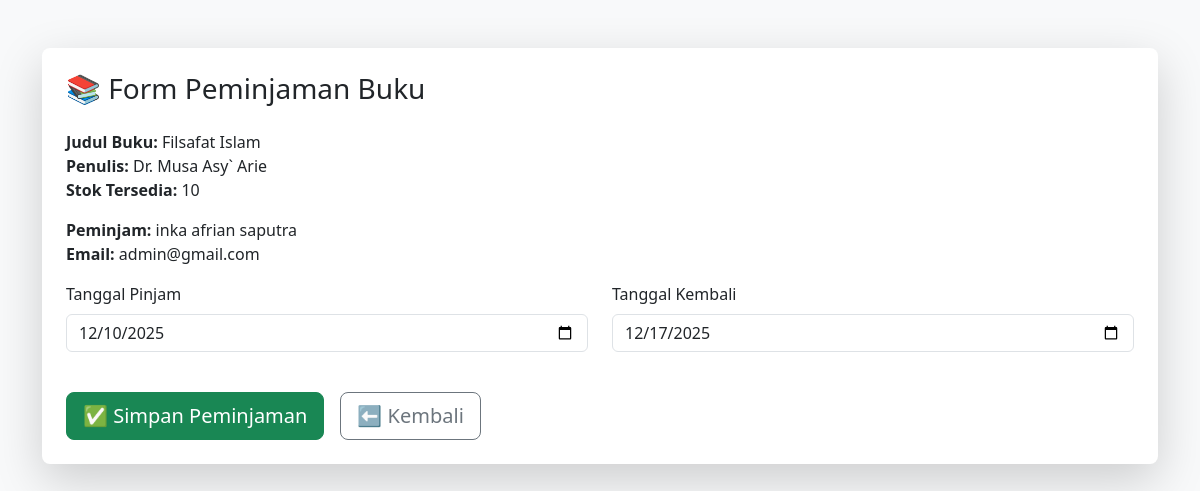
The page /frontend/pinjam.php?id=35 (signed in) on the database its author committed.
### tables this page shows
CREATE TABLE `buku` (
  `BukuID` int NOT NULL,
  `Judul` varchar(255) NOT NULL,
  `Penulis` varchar(255) DEFAULT NULL,
  `Penerbit` varchar(255) DEFAULT NULL,
  `tahun_terbit` int DEFAULT NULL,
  `cover` varchar(255) DEFAULT NULL,
  `deskripsi` text,
  `Stok` int NOT NULL DEFAULT '0' COMMENT 'Jumlah buku tersedia'
);

CREATE TABLE `user` (
  `UserID` int NOT NULL,
  `Username` varchar(255) NOT NULL,
  `Password` varchar(255) NOT NULL,
  `Email` varchar(255) NOT NULL,
  `NamaLengkap` varchar(255) DEFAULT NULL,
  `Alamat` text,
  `Role` enum('administrator','petugas','peminjam') NOT NULL
);

### frontend/pinjam.php (the view, shortened to what this page needs)
<?php
include '../config/connection.php';
$user_id = $_SESSION['user_id'];
$buku_id = $_GET['id'] ?? null;
$qUser = "SELECT * FROM user WHERE UserID = $user_id LIMIT 1";
$resUser = mysqli_query($connect, $qUser);
$user = mysqli_fetch_assoc($resUser);
$qBuku = "SELECT * FROM buku WHERE BukuID = $buku_id LIMIT 1";
$resBuku = mysqli_query($connect, $qBuku);
$buku = mysqli_fetch_assoc($resBuku);
$tglPinjamDefault = date("Y-m-d");
$tglKembaliDefault = date("Y-m-d", strtotime("+7 days"));
?>
<!DOCTYPE html>
<html lang="id">
<head>
    <link href="https://cdn.jsdelivr.net/npm/bootstrap@5.3.0/dist/css/bootstrap.min.css" rel="stylesheet">
</head>
<body class="bg-light">
<div class="container py-5">
    <div class="card shadow-lg border-0 rounded-3 p-4">
        <h3 class="mb-4">📚 Form Peminjaman Buku</h3>
<div class="mb-3">
    <strong>Judul Buku:</strong> <?= htmlspecialchars($buku['Judul']) ?><br>
    <strong>Penulis:</strong> <?= htmlspecialchars($buku['Penulis']) ?><br>
    <strong>Stok Tersedia:</strong> <?= $buku['Stok'] ?> <?= $buku['Stok']==0 ? "(Habis)" : "" ?>
</div>
        <div class="mb-3">
            <strong>Peminjam:</strong> <?= htmlspecialchars($user['NamaLengkap']) ?><br>
            <strong>Email:</strong> <?= htmlspecialchars($user['Email']) ?>
        </div>
        <form method="POST">
            <div class="row">
                <div class="col-md-6 mb-3">
                    <label class="form-label">Tanggal Pinjam</label>
                    <input type="date" name="TanggalPeminjaman" class="form-control" value="<?= $tglPinjamDefault ?>" required>
                </div>
                <div class="col-md-6 mb-3">
                    <label class="form-label">Tanggal Kembali</label>
                    <input type="date" name="TanggalPengembalian" class="form-control" value="<?= $tglKembaliDefault ?>" required>
                </div>
            </div>
            <div class="d-flex gap-3 mt-4">
    <?php if($buku['Stok'] > 0): ?>
        <button type="submit" class="btn btn-success btn-lg">✅ Simpan Peminjaman</button>
    <?php else: ?>
        <button type="button" class="btn btn-secondary btn-lg" disabled>📦 Stok Habis</button>
    <?php endif; ?>
    <a href="detail-buku.php?id=<?= $buku_id ?>" class="btn btn-outline-secondary btn-lg">⬅ Kembali</a>
</div>
        </form>
    </div>
</div>
</body>
</html>

### rows shown on the page
buku: Judul "Filsafat Islam", Penulis "Dr. Musa Asy` Arie", Stok "10"
user: NamaLengkap "inka afrian saputra", Email "admin@gmail.com"
